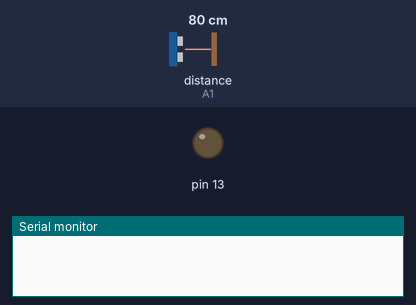
Simulated run of this sketch. Board: Arduino Uno, built with avr-gcc and run on an emulated ATmega328P. Parts: output pins drawn as LEDs (lit = HIGH), the last lines printed to the serial monitor. Inputs (shaded band) come from the test bench; at power-on: distance to the obstacle (sensor on A1) 80 cm. The echo pulse lasts 58.3 µs per cm.

Above: at 0.1 s.
At 0.7 s:
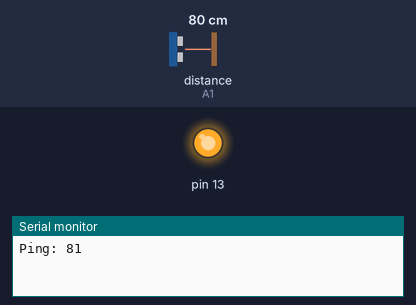
Timing chart, 0 to 2.2 s (numbered marks = the images above):
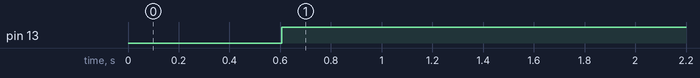

The sketch:

ultrasonic.ino
```cpp
#include <NewPing.h>

const int trigPin = A0;
const int echoPin = A1;

NewPing sonar(trigPin, echoPin, 200);

void setup() {
  Serial.begin(9600);
  pinMode(13, OUTPUT);
}

void loop() {
  delay(50);
  unsigned int ping = sonar.ping_median(20);
  Serial.print("Ping: ");
  Serial.println(sonar.convert_cm(ping));
  digitalWrite(13, sonar.convert_cm(ping) > 50);

  delay(500);
}
```

Measured:
- by itself, pin 13: LOW → HIGH at 0.61 s
